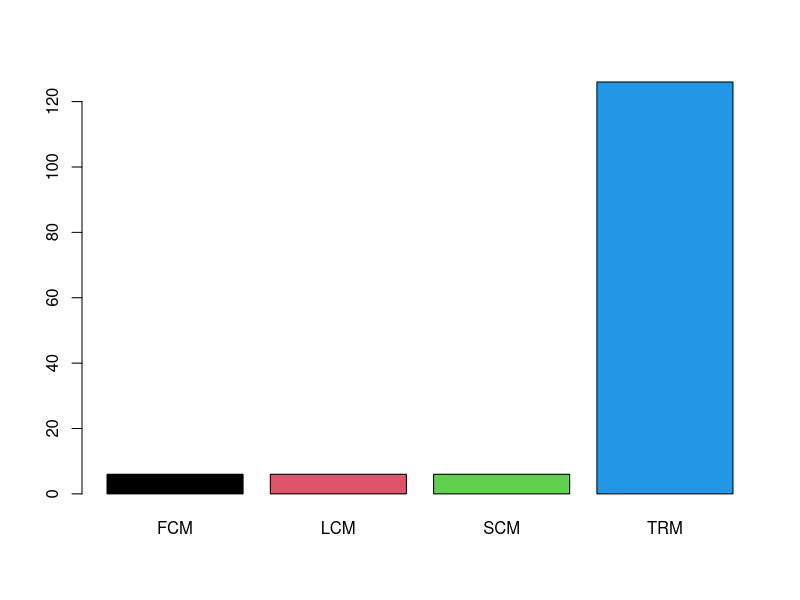
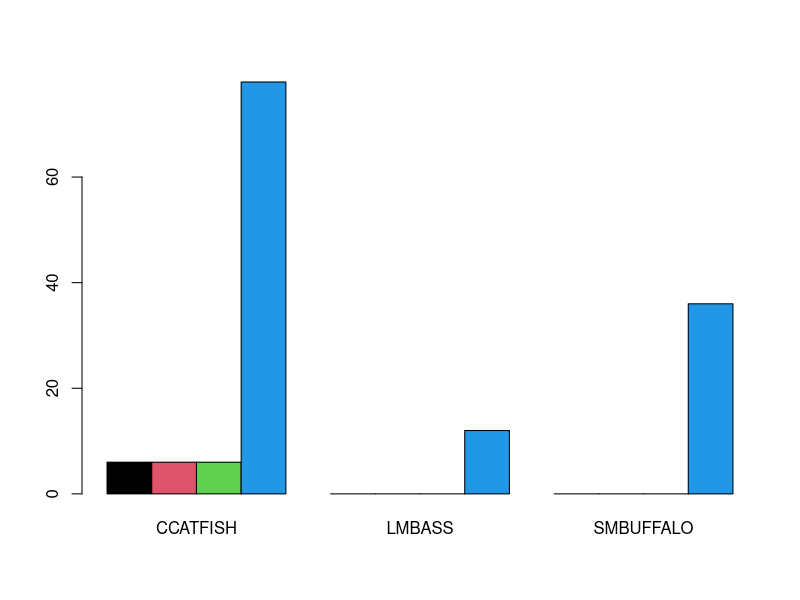
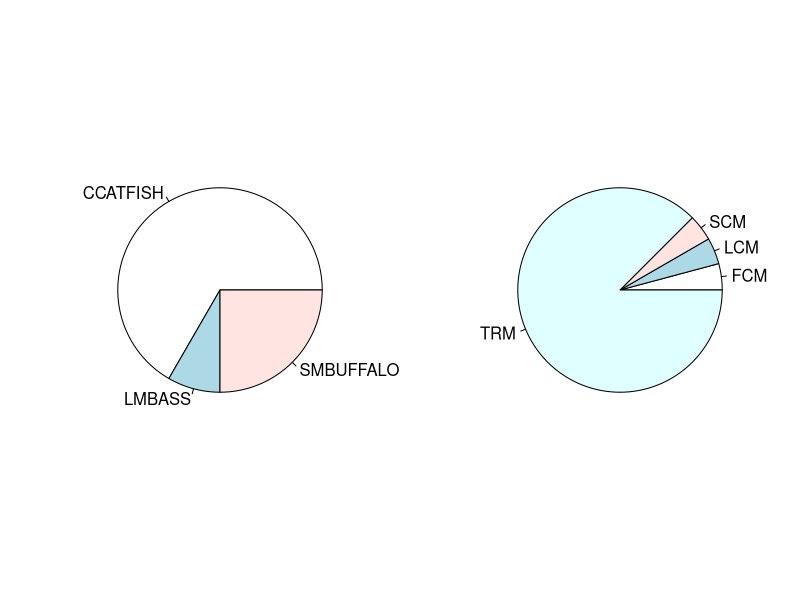
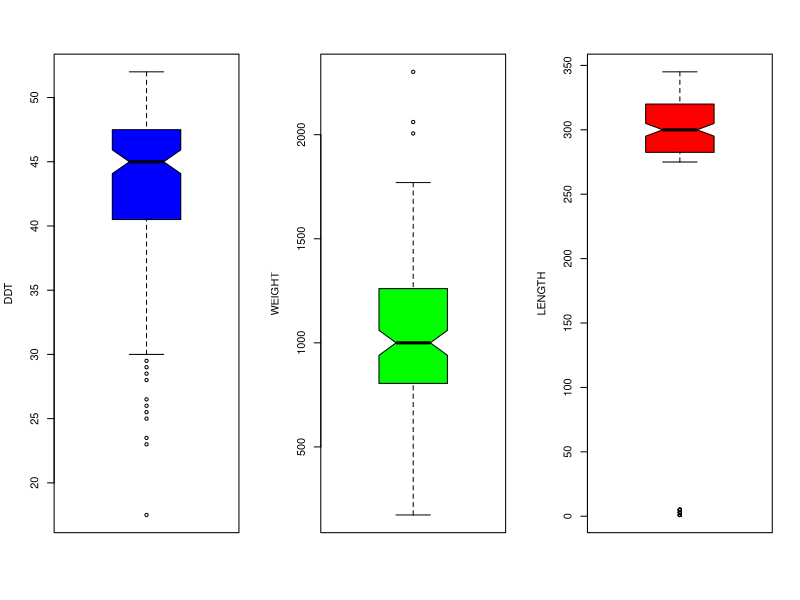
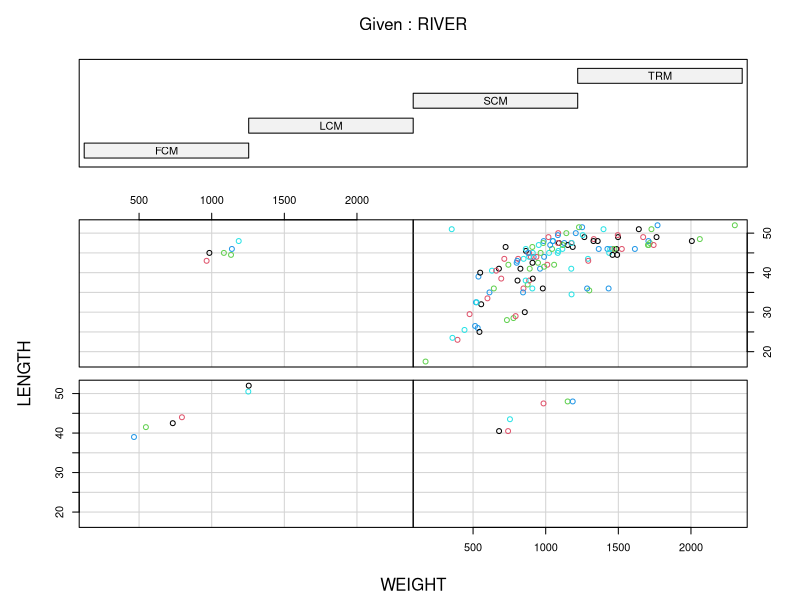
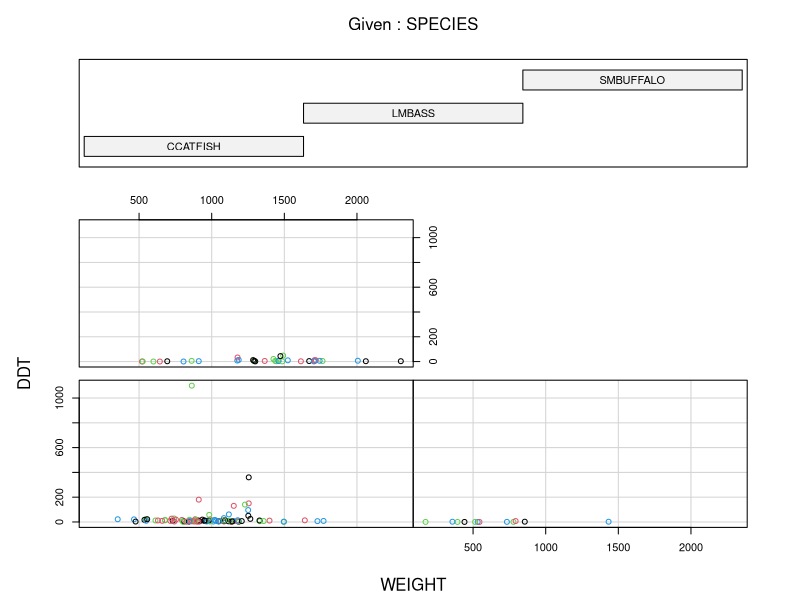
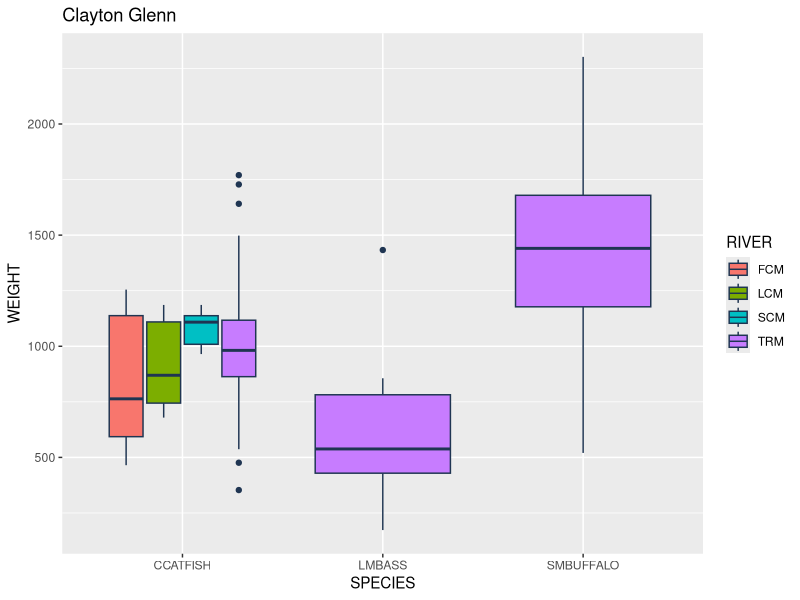
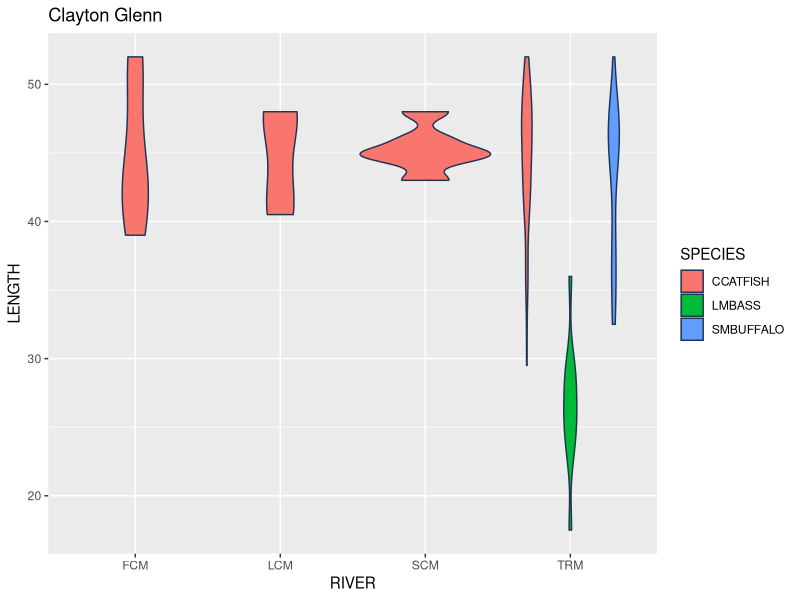

The R source for these figures, in order:
## ---- chunk 1
knitr::opts_chunk$set(echo = TRUE)
## ---- chunk 2
getwd()
## ---- chunk 3
ddt <- read.csv("DDT.csv", header = TRUE)
head(ddt)
## ---- chunk 4
lmb800 <- subset(ddt, (SPECIES=="LMBASS" & WEIGHT > 800))
show(lmb800)
## ---- chunk 5
scmddt <- subset(ddt, (RIVER=="SCM" & DDT > 4.0))
show(scmddt)
## ---- chunk 6
rT <- with(ddt, table(RIVER))
show(rT)
## ---- chunk 7
rB <- barplot(rT, beside=TRUE, col=1:4)
show(rB)
## ---- chunk 8
rsT <- with(ddt, table(RIVER, SPECIES))
show(rsT)
## ---- chunk 9
rcsB <- barplot(rsT, beside=TRUE, col=1:4)
show(rcsB)
## ---- chunk 10
sT <- with(ddt, table(SPECIES))
layout(matrix(c(1, 2),nr=1,nc=2))
pie(sT)
pie(rT)
## ---- chunk 11
layout(matrix(c(1,2,3),nr=1,nc=3))
with(ddt,boxplot(LENGTH,ylab="DDT",col="Blue",notch=TRUE))
with(ddt,boxplot(WEIGHT,ylab="WEIGHT",col="Green",notch=TRUE))
with(ddt,boxplot(MILE,ylab="LENGTH",col="Red",notch=TRUE))
## ---- chunk 12
lwC <- coplot(LENGTH ~ WEIGHT | RIVER, ddt, col = 1:5)
## ---- chunk 13
dwC <- coplot(DDT ~ WEIGHT | SPECIES, ddt, col = 1:4)
## ---- chunk 14
library(ggplot2)
swgg <- ggplot(ddt, aes(x=SPECIES, y=WEIGHT, color=RIVER, fill = RIVER))
swgg <- swgg + geom_boxplot(colour = "#1F3552")
swgg <- swgg + ggtitle("Clayton Glenn")
show(swgg)
## ---- chunk 15
library(ggplot2)
rlgg <- ggplot(ddt, aes(x=RIVER, y=LENGTH, color=SPECIES, fill = SPECIES))
rlgg <- rlgg + geom_violin(colour = "#1F3552")
rlgg <- rlgg + ggtitle("Clayton Glenn")
show(rlgg)
## ---- chunk 16
library(ggplot2)
ggplot(ddt, aes(x=WEIGHT, y=LENGTH, color=SPECIES, fill = SPECIES)) + geom_point() + ggtitle("Clayton Glenn")
## ---- chunk 17
mean(ddt$LENGTH)
## ---- chunk 18
sd(ddt$LENGTH)
